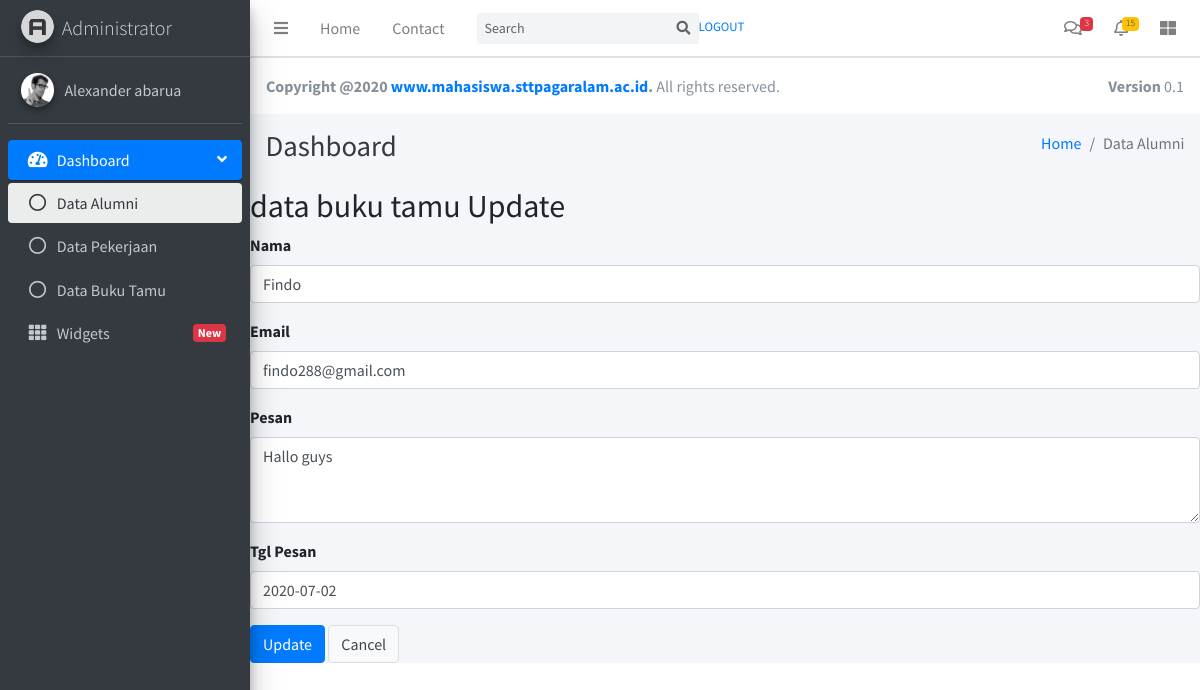
Screenshot of /index.php/b_tamu/update/1 with the database file from the repository.
### tables this page shows
CREATE TABLE IF NOT EXISTS `tb_buku_tamu` (
  `id` int(5) NOT NULL AUTO_INCREMENT,
  `nama` varchar(25) NOT NULL,
  `email` varchar(30) NOT NULL,
  `pesan` text NOT NULL,
  `tgl_pesan` date NOT NULL,
  PRIMARY KEY (`id`)
);

### application/controllers/B_tamu.php (called while the page is built, shortened)
<?php
class B_tamu extends CI_Controller
{
    function __construct()
    {
        $this->load->model('M_Tamu');
        $this->load->library('form_validation');
    }
    public function update($id)
    {
        $row = $this->M_Tamu->get_by_id($id);
        if ($row) {
            $data = array(
                'button' => 'Update',
                'action' => site_url('b_tamu/update_action'),
		'id' => set_value('id', $row->id),
		'nama' => set_value('nama', $row->nama),
		'email' => set_value('email', $row->email),
		'pesan' => set_value('pesan', $row->pesan),
		'tgl_pesan' => set_value('tgl_pesan', $row->tgl_pesan),
	    );
             $this->load->view('adminlte/header');
            $this->load->view('adminlte/navbar');
            $this->load->view('adminlte/sidebar');
            $this->load->view('adminlte/footer');
            $this->load->view('b_tamu/tb_buku_tamu_form', $data);
        } else {
            $this->session->set_flashdata('message', 'Record Not Found');
            redirect(site_url('b_tamu'));
        }
    }
}

### index.php (called while the page is built, shortened)
<?php
require_once BASEPATH.'core/CodeIgniter.php';

### application/models/M_Tamu.php (called while the page is built, shortened)
<?php
class M_Tamu extends CI_Model
{
    public $table = 'tb_buku_tamu';
    public $id = 'id';
    function get_by_id($id)
    {
        $this->db->where($this->id, $id);
        return $this->db->get($this->table)->row();
    }
}

### application/views/b_tamu/tb_buku_tamu_form.php (the view, shortened to what this page needs)
 <div class="content-wrapper">
   <div class="content-header">
     <div class="container-fluid">
       <div class="row mb-2">
         <div class="col-sm-6">
           <h1 class="m-0 text-dark">Dashboard</h1>
         </div>
         <div class="col-sm-6">
           <ol class="breadcrumb float-sm-right">
             <li class="breadcrumb-item"><a href="#">Home</a></li>
             <li class="breadcrumb-item active">Data Alumni</li>
           </ol>
         </div>
       </div>
     </div>
   </div>
       <h2 style="margin-top:0px">data buku tamu <?php echo $button ?></h2>
       <form action="<?php echo $action; ?>" method="post">
    <div class="form-group">
           <label for="varchar">Nama <?php echo form_error('nama') ?></label>
           <input type="text" class="form-control" name="nama" id="nama" placeholder="Nama" value="<?php echo $nama; ?>" />
       </div>
    <div class="form-group">
           <label for="varchar">Email <?php echo form_error('email') ?></label>
           <input type="text" class="form-control" name="email" id="email" placeholder="Email" value="<?php echo $email; ?>" />
       </div>
    <div class="form-group">
           <label for="pesan">Pesan <?php echo form_error('pesan') ?></label>
           <textarea class="form-control" rows="3" name="pesan" id="pesan" placeholder="Pesan"><?php echo $pesan; ?></textarea>
       </div>
    <div class="form-group">
           <label for="date">Tgl Pesan <?php echo form_error('tgl_pesan') ?></label>
           <input type="text" class="form-control" name="tgl_pesan" id="tgl_pesan" placeholder="Tgl Pesan" value="<?php echo $tgl_pesan; ?>" />
       </div>
    <button type="submit" class="btn btn-primary"><?php echo $button ?></button>
    <a href="<?php echo site_url('b_tamu') ?>" class="btn btn-default">Cancel</a>
</form>
   </div>

### rows the page displays
tb_buku_tamu: nama "Findo", email "findo288@gmail.com", pesan "Hallo guys", tgl_pesan "2020-07-02"

### other values shown
$button "Update"
